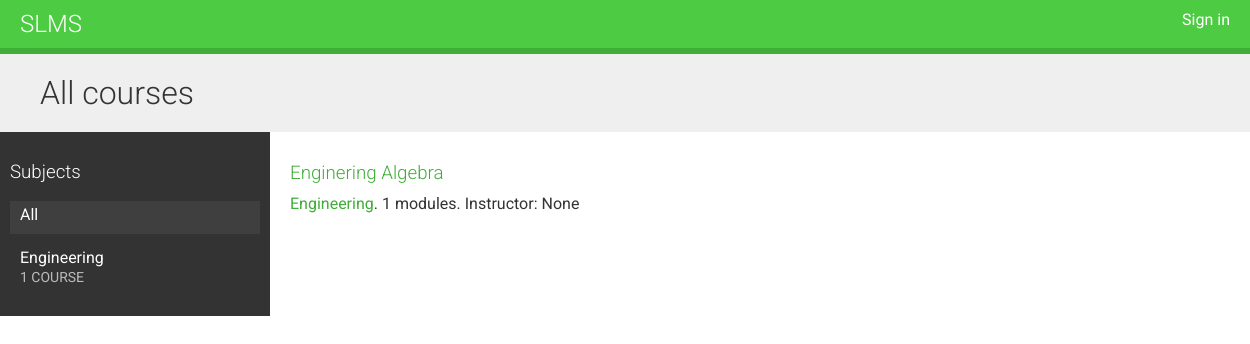
Before: / with the older database file.
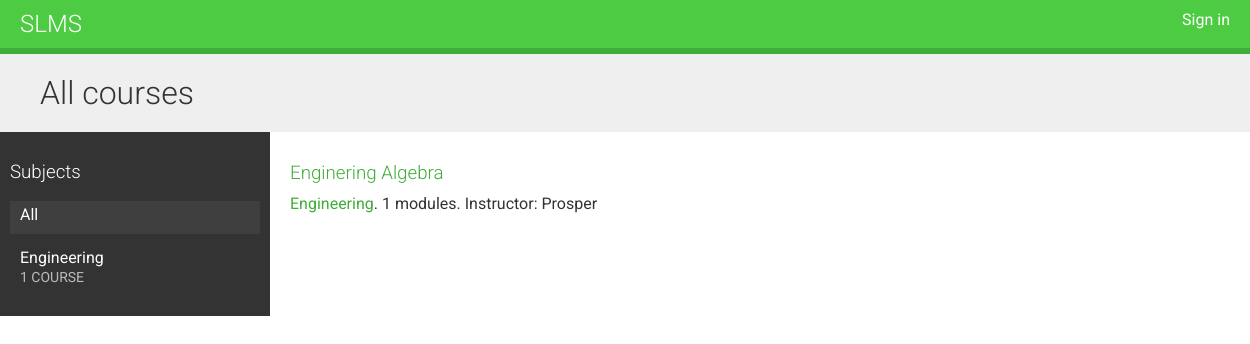
After: the same page with the newer database file.
### courses/models.py (models this page shows, shortened)
class Course(models.Model):
    owner = models.ForeignKey(User, related_name='courses_created', on_delete=models.CASCADE)
    subject = models.ForeignKey(Subject, related_name='courses', on_delete=models.CASCADE)
    title = models.CharField(max_length=200)
    code = models.CharField(max_length=10)
    slug = models.SlugField(max_length=200, unique=True)
    overview = models.TextField()
    created = models.DateTimeField(auto_now_add=True)
    students = models.ManyToManyField(User, related_name='courses_joined', blank=True)
    class Meta:
        ordering = ['-created']

class Subject(models.Model):
    title = models.CharField(max_length=200)
    slug = models.SlugField(max_length=200, unique=True)
    class Meta:
        ordering = ['title']
    def __str__(self):
        return self.title

### users/models.py (models this page shows, shortened)
class CustomUser(AbstractBaseUser, PermissionsMixin):
    username = models.CharField(max_length=150, unique=True, blank=True, null=True)
    email = models.EmailField(_("email address"), unique=True)
    is_staff = models.BooleanField(default=False)
    is_active = models.BooleanField(default=True)
    date_joined = models.DateTimeField(default=timezone.now)
    USERNAME_FIELD = "email"
    REQUIRED_FIELDS = []
    objects = CustomUserManager()

### courses/views.py (the view)
# urls.py: path('', CourseListView.as_view(), name='course_list'),
class CourseListView(TemplateResponseMixin, View):
    model = Course
    template_name = 'courses/course/list.html'
    def get(self, request, subject=None):
        subjects = cache.get('all_subjects')
        if not subjects:
            subjects = Subject.objects.annotate(
            total_courses=Count('courses'))
            cache.set('all_subjects', subjects)
        all_courses = Course.objects.annotate(total_modules=Count('modules'))
        if subject:
            subject = get_object_or_404(Subject, slug=subject)
            key = f'subject_{subject.id}_courses'
            courses = cache.get(key)
            if not courses:
                courses = all_courses.filter(subject=subject)
                cache.set(key, courses)
        else:
            courses = cache.get('all_courses')
            if not courses:
                courses = all_courses
                cache.set('all_courses', courses)
        return self.render_to_response({'subjects': subjects, 'subject': subject, 'courses': courses})

### courses/templates/courses/course/list.html (shortened to what this page needs)
{% extends "base.html" %}
{% block content %}
<h1>
{% if subject %}
{{ subject.title }} courses
{% else %}
All courses
{% endif %}
</h1>
<div class="contents">
<h3>Subjects</h3>
<ul id="modules">
<li {% if not subject %}class="selected"{% endif %}>
<a href="{% url "course_list" %}">All</a>
</li>
{% for s in subjects %}
<li {% if subject == s %}class="selected"{% endif %}>
<a href="{% url "course_list_subject" s.slug %}">
{{ s.title }}
<br>
<span>
{{ s.total_courses }} course{{ s.total_courses|pluralize }}
</span>
</a>
</li>
{% endfor %}
</ul>
</div>
<div class="module">
{% for course in courses %}
{% with subject=course.subject %}
<h3>
<a href="{% url "course_detail" course.slug %}">
{{ course.title }}
</a>
</h3>
<p>
    <a href="{% url "course_list_subject" subject.slug %}">{{ subject }}</a>.
    {{ course.total_modules }} modules.
    Instructor: {{ course.owner.username }}
    </p>
    {% endwith %}
    {% endfor %}
    </div>
    {% endblock %}

Changed rows visible on the page:
changed through a linked row, Course "Enginering Algebra": owner.username "None" → "Prosper"
